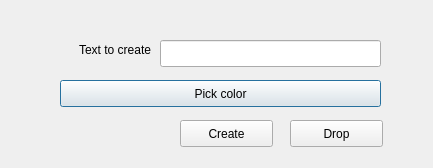
<?xml version="1.0" encoding="UTF-8"?>
<ui version="4.0">
 <class>CreateTextDialog</class>
 <widget class="QDialog" name="CreateTextDialog">
  <property name="geometry">
   <rect>
    <x>0</x>
    <y>0</y>
    <width>433</width>
    <height>168</height>
   </rect>
  </property>
  <property name="windowTitle">
   <string>Create text</string>
  </property>
  <widget class="QLineEdit" name="lineEdit">
   <property name="geometry">
    <rect>
     <x>160</x>
     <y>40</y>
     <width>221</width>
     <height>27</height>
    </rect>
   </property>
  </widget>
  <widget class="QLabel" name="textLabel">
   <property name="geometry">
    <rect>
     <x>40</x>
     <y>40</y>
     <width>111</width>
     <height>20</height>
    </rect>
   </property>
   <property name="text">
    <string>Text to create</string>
   </property>
   <property name="alignment">
    <set>Qt::AlignRight|Qt::AlignTrailing|Qt::AlignVCenter</set>
   </property>
  </widget>
  <widget class="QPushButton" name="pushButton">
   <property name="geometry">
    <rect>
     <x>60</x>
     <y>80</y>
     <width>321</width>
     <height>27</height>
    </rect>
   </property>
   <property name="text">
    <string>Pick color</string>
   </property>
  </widget>
  <widget class="QPushButton" name="createButton">
   <property name="geometry">
    <rect>
     <x>180</x>
     <y>120</y>
     <width>93</width>
     <height>27</height>
    </rect>
   </property>
   <property name="text">
    <string>Create</string>
   </property>
  </widget>
  <widget class="QPushButton" name="dropButton">
   <property name="geometry">
    <rect>
     <x>290</x>
     <y>120</y>
     <width>93</width>
     <height>27</height>
    </rect>
   </property>
   <property name="text">
    <string>Drop</string>
   </property>
  </widget>
 </widget>
 <resources/>
 <connections/>
</ui>
